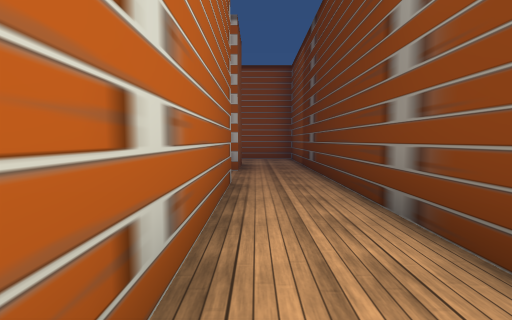
View 1 (above)

16 first-person views from a walk through a Unity game level. The camera is 1.2 m above the floor, tilts 4° down and sees 85° across. Doors are open. The floor is counted in squares, 2 m on a side. Each view is taken from the middle of a square. On the plan, view 1 faces up. The plan holds only what a view shows up to about 9 squares ahead; the rest is blank. The place goes on beyond the plan. The player is left out. Some surface patterns are stand-ins.

View 2
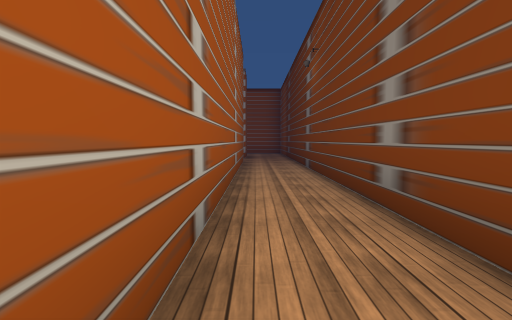

View 3
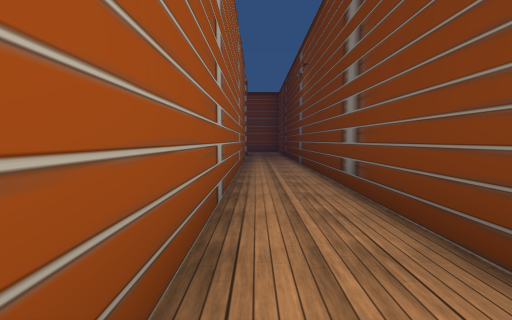

View 4
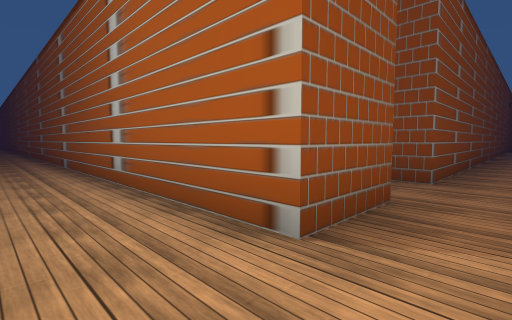

View 5
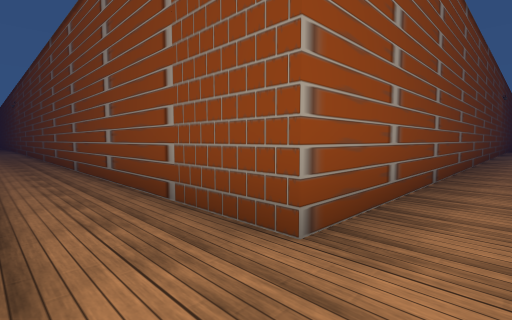

View 6
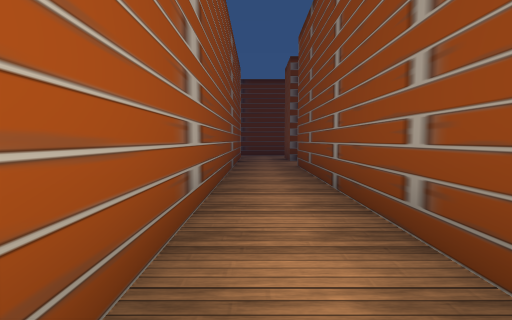

View 7
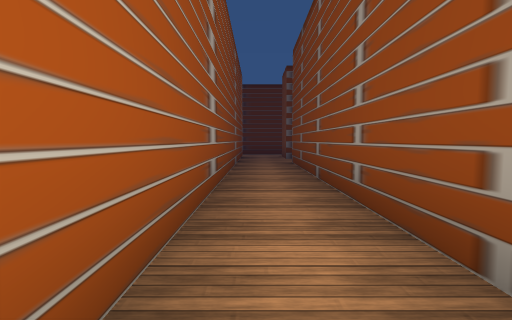

View 8
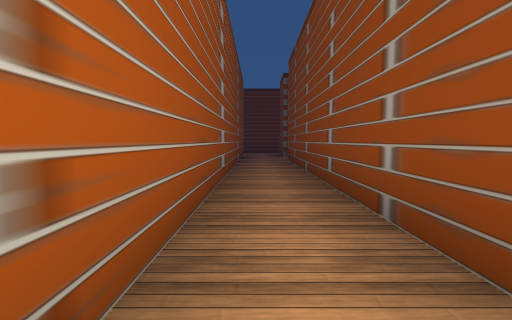

View 9
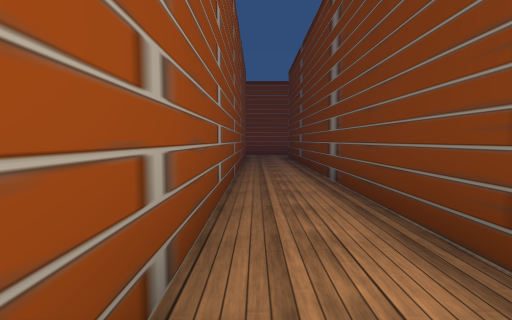

View 10
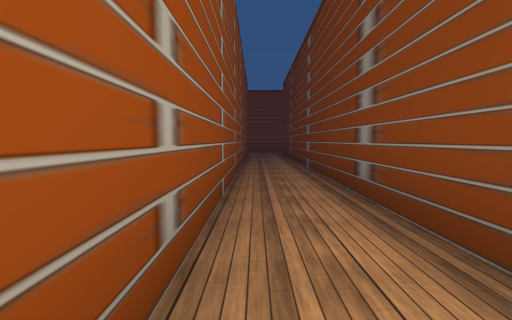

View 11
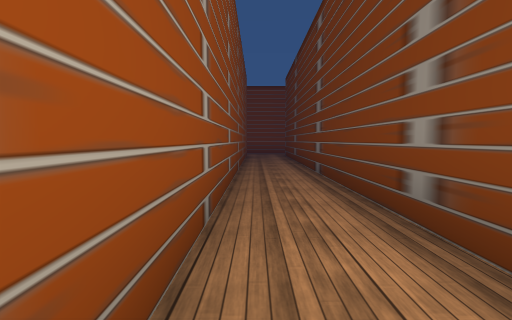

View 12
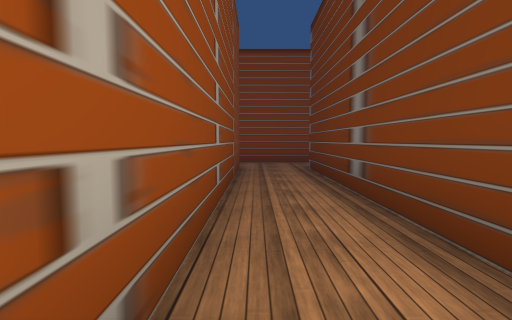

View 13
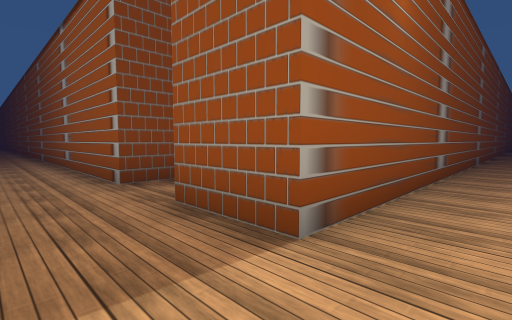

View 14
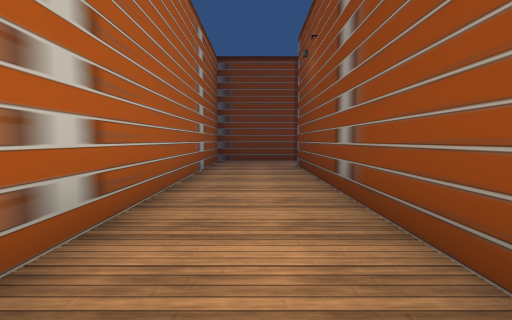

View 15
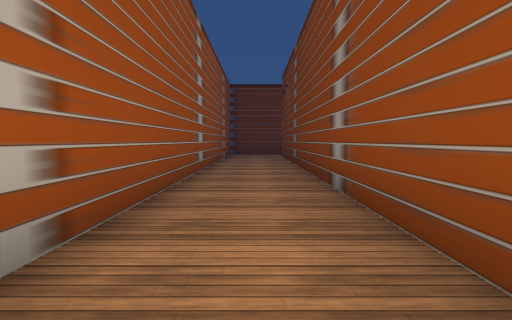

View 16
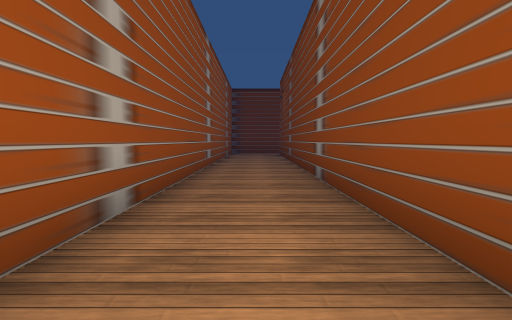

### Floor plan
Points are (right, up) in squares from view 1. A wall is a line through its corners. A room is listed if a view was taken in it or the views show most of it. See-through windows are left out.
Room 1 (views 1, 2, 3, 4)
walls: (1.1, -3.9) (1.1, 5.6); (-0.4, 4) (-0.4, -6.5)
ways out: opening at (-1, 5) to room 2; opening at (0.5, 6.5) to room 3
Room 2 (views 5, 6, 7, 8, 9, 10, 11, 12)
walls: (-1.9, -6.9) (-1.9, 4) (-0.4, 4); (-0.4, 5.5) (-11.5, 5.5); (-13.9, 4) (-3.4, 4) (-3.4, -7.8)
ways out: opening at (-1, 5) to room 1
Room 3 (views 13, 14, 15, 16)
walls: (-11, 7) (-0.4, 7) (-0.4, 5.5); (1.1, 5.6) (1.1, 9.1) (-10.9, 9.1)
ways out: opening at (0.5, 6.5) to room 1

Positions as (right, up) in squares from view 1, and headings:
1: (0, 0), facing up
2: (0, -4), facing up
3: (0, -5), facing up
4: (1, 5), facing down-left
5: (-2, 5), facing down-left
6: (-10, 5), facing right
7: (-11, 5), facing right
8: (-12, 5), facing right
9: (-3, -6), facing up
10: (-3, -8), facing up
11: (-3, -7), facing up
12: (-3, -2), facing up
13: (1, 8), facing down-left
14: (-7, 8), facing right
15: (-11, 8), facing right
16: (-12, 8), facing right
